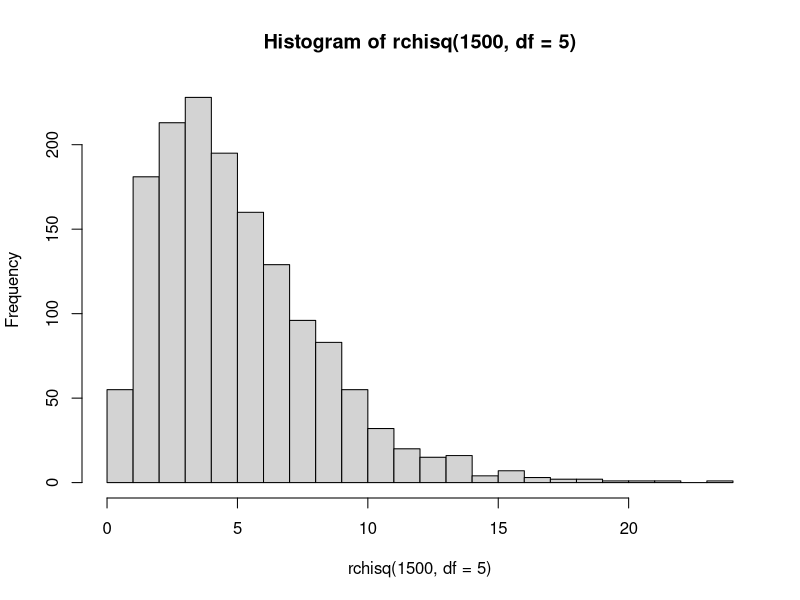

This figure's R source: (Note: this script raises an error after producing the figure.)
# Week1
# Practice
x = 1:100
sum(log(x))
363.7394

set.seed(42)
a_vector = rpois(250, lambda = 6)
sum(a_vector >= 5)
181

x = 1:100
i = seq(1, length(x), 2)
y1 = x[i] + 5 
y2 = x[-i] - 10
y = c(y1, y2)
c(y1, y2)
sd(y)
29.8481

quiz_list = list(
  x = c(1, 2),
  y = "Hello Quiz Taker",
  z = "z"
)

quiz_list$z
quiz_list[3] #  returns a list contain the 3rd element
quiz_list[[3]] #  returns the 3rd element of the list, in this case, a vector

hist(rchisq(1500, df = 5), breaks = 20)

#quiz
1
library(MASS)
View(Melanoma)
?Melanoma
sum(Melanoma$status[Melanoma$status == 1])
57

2
mean(Melanoma$age[Melanoma$status == 2])
50.00746

3
?mammals
mammals[which.max(mammals$brain / mammals$body),]
#body brain
#Ground squirrel 0.101     4


4
?iris
boxplot(hwy ~ drv, data = mpg)
par(mfrow = c(1, 4))
boxplot(iris$Sepal.Length)
boxplot(iris$Sepal.Width)
boxplot(iris$Petal.Length)
boxplot(iris$Petal.Width)
#Sepal.Length, Sepal.Width, Petal.Length, Petal.Width
boxplot(iris[, -5])

sd(iris$Petal.Length)
1.765298

5
set.seed(42)
z = list(
  round(rnorm(n = 25, 0, 5), 2),
  c(1, 1, 2, 3, 5, 8),
  sample(30)
)
(min(z[[1]]) + max(z[[2]]) + mean(z[[3]]))
10.22

7
?airquality
View(airquality)
mean(airquality$Wind[airquality$Month == 5])
mean(subset(airquality, Month == 5)$Wind)

11.62258

8
View(airquality)
airquality = na.omit(airquality)
?na.omit
mean(airquality$Ozone)
mean(airquality$Ozone, na.rm = TRUE)
42.0991

10
set.seed(1337)
x = rnorm(10000)
x
mean(x>2)
mean(abs(x)>2)
0.0444

11
set.seed(42)
x = rnorm(100, mean = 0, sd = 10)
mean(f(input = x)) - f()

f = function(input = 42){
  ifelse(input < 0, 0, input)
}

f()
-37.70725

12
set.seed(42)
y  = 5 * x0 + x1 + rnorm(n = 30, mean = 0 , sd = 1)
x0 = rep(1, 30)
x1 = seq(1, 30) ^ 2
mean(y)
320.2353

13
X = cbind(x0,x1)
sum(X[17, ] + X[19,])
sum(X[c(17, 19),])
652

14
beta_hat = solve(t(X) %*% X) %*% t(X) %*% y
sum(beta_hat)
6.427899
X
beta_hat

15
y_hat = X %*% beta_hat
sum((y - y_hat) ^ 2)
42.67698


# week2
# practice
pnorm(q = 4, mean = 5, sd = 3, lower.tail = FALSE)
0.6305587

y = -3 + 2.5 * 5
y
9.5

2

tree_md = lm(Girth ~ Height, data = trees)
coef(tree_md)
0.2557471

summary(tree_md)$r.squared
0.2696518

# quiz
y = 10 + 5 * x  
pnorm(q = -4, mean = 0, sd = 4)
0.1586553

x = -1
y 
pnorm(q = -2, mean = 0, sd = 4, lower.tail = FALSE)
0.6914625


x = -2
y
pnorm(q = 3, mean = 0, sd = 4, lower.tail = FALSE)
0.2266274

View(faithful)
faithful_md = lm(eruptions ~ waiting, data = faithful)
coef(faithful_md)[1]
-1.874016

coef(faithful_md)[2]
0.07562795 

predict(faithful_md, newdata = data.frame(waiting = 80))
4.17622

predict(faithful_md, newdata = data.frame(waiting = 120))
7.201338 

range(faithful$waiting)
80

n = nrow(faithful)
n
# calcualte RSS same as 
sum(resid(faithful_md) ^ 2)
(summary(faithful_md)$sigma) ^ 2 * (n-2)
66.56178

summary(faithful_md)$r.squared
0.8114608

sd(resid(faithful_md))
0.495596


# week3
pt(q = 1.3, df = 7, lower.tail = FALSE)
0.1173839

qt(p = 0.025, df = 9, lower.tail = FALSE)
2.262157

summary(tree_md)$coefficients[2, 4]
0.002757815

confint(tree_md, level = 0.9)[2,2] - confint(tree_md, level = 0.9)[2,1]
0.2656018

predict(tree_md, newdata = data.frame(Height = 79), interval = "confidence", level = 0.95)
#fit     lwr      upr
#1 14.01563 12.9048 15.12646

pt(q = 2.1, df = 5, lower.tail = FALSE) * 2
0.04487662
0.08975325



1 - (1 - 0.9) / 2
qt(0.95, df = 10 - 2)
1.859548

Sxx = 1.5
beta_1_sigma = sqrt(4 / Sxx)
beta_1_sigma
pnorm(q = 4.2, mean = 4, sd = beta_1_sigma, lower.tail = FALSE)
0.4512616

summary(faithful_md)$coefficients
summary(faithful_md)$coefficients[2, 2]
0.002218541

summary(faithful_md)$coefficients[1, 3]
-11.70212

summary(faithful_md)$coefficients[2, 3]
34.08904

confint(faithful_md, level = 0.9)
confint(faithful_md, level = 0.9)[1, 2]
-1.609697

#length of the margin of this interval
interval = confint(faithful_md, level = 0.95)[2, 2] - confint(faithful_md, level = 0.95)[2, 1]
margin = interval / 2
margin
0.00436784


predict(faithful_md, newdata = data.frame(waiting = 81), interval = "confidence", level = 0.9)
predict(faithful_md, newdata = data.frame(waiting = 81), interval = "confidence", level = 0.9)[,"lwr"]
4.189899

predict(faithful_md, newdata = data.frame(waiting = 72), interval = "prediction", level = 0.99)
predict(faithful_md, newdata = data.frame(waiting = 72), interval = "prediction", level = 0.99)[3]
4.861612

faithful_null = lm(eruptions ~ 1, data = faithful)
anova(faithful_null, faithful_md)

anova(faithful_null, faithful_md)[2, "Res.Df"]
anova(faithful_null, faithful_md)[2, "Df"]

# week4
# practice
pf(q = 2.7, df1 = 3, df2 = 5, lower.tail = FALSE)
0.1561342

ll_md = lm(Employed ~ GNP + Population + Armed.Forces, data = longley)
confint(ll_md, level = 0.9)
confint(ll_md, level = 0.9)[2, 1]
0.05579357

summary(ll_md)$coefficients
summary(ll_md)$coefficients[3, 2]
0.1859156

summary(ll_md)$coefficients[4, 4]
0.0970466

summary(ll_md)$fstatistic["value"]
238.5757 

n = 30
p = 9 + 1
pf(q = 2.4, df1 = p - 1, df2 = n - p, lower.tail = FALSE)
0.04943057

n = 20
p = 5 + 1
# for SLR, Follow ~ t n-2, MLR: ~ t n - p 
pt(q = -1.3, df = n - p) * 2
0.2145976

set.seed(42)
x_values = data.frame(
  x0 = rep(1, 15),
  x1 = runif(15),
  x2 = runif(15),
  x3 = runif(15))


sigma = 3
beta_0 = 3
beta_1 = 2
beta_2 = 0.5
beta_3 = 5


x0 = rep(1, 15)
x1 = runif(15)
x2 = runif(15)
x3 = runif(15)
X
X = cbind(x0, x1, x2, x3)
# or 
X = as.matrix(cbind(rep(1, 15), x_values))

C = solve(t(X) %*% X)


sqrt(sigma ^ 2 * C[3, 3])
2.47399


ss_md = lm(Fertility ~ ., data = swiss)
?swiss
summary(ss_md)
newdata = data.frame(Agriculture = 54, Examination = 23, Education = 13, Catholic = 60, Infant.Mortality = 24)
predict(ss_md, newdata = newdata)
72.46069 

confint(ss_md, level = 0.99)[5, 2]
0.1993532

summary(ss_md)$coefficients
summary(ss_md)$coefficients[3, 4]
0.3154617

predict(ss_md, newdata = data.frame(Agriculture = 40, Examination = 28, Education = 10, Catholic = 42, Infant.Mortality = 27), interval = "confidence", level = 0.95)[,"lwr"]
69.4446

predict(ss_md, newdata = data.frame(Agriculture = 40, Examination = 28, Education = 10, Catholic = 42, Infant.Mortality = 27), interval = "prediction", level = 0.95)[, "lwr"]
60.96392

summary(ss_md)$fstatistic["value"]
19.76106

ss_null = lm(Fertility ~ Education + Catholic + Infant.Mortality, data = swiss)
anova(ss_null, ss_md)
anova(ss_null, ss_md)[2, "Pr(>F)"]
0.05628314

# midterm 
set.seed(42)
pnorm(q = 4, mean = 3, sd = sqrt(11), lower.tail = FALSE)
0.3815123

set.seed(42)
l = rnorm(n = 350, mean = 3, sd = sqrt(11))
mean(l > 4)
          
(some_fun() + some_fun(arg1 = 1:4, arg2 = 4)) / some_fun(arg1 = 1:9, arg2 = 2)
some_fun = function(arg1 = 1, arg2 = 2){
  mean(arg1 / arg2)
}
0.45

omd = lm(circumference ~ age, data = Orange)
summary(omd)$r.squared
0.8345167

range(Orange$age)
predict(omd, newdata = data.frame(age = 400))
60.10778 

confint(omd, level = 0.9)
confint(omd, level = 0.9)[2, 1]

predict(omd, newdata = data.frame(age = 250), interval = "confidence", level = 0.9)[,"lwr"]
32.48418

predict(omd, newdata = data.frame(age = 400), interval = "prediction", level = 0.99)[,"upr"]
126.9615

beta_1_hat = summary(omd)$coefficients["age", "Estimate"]
beta_1_se = summary(omd)$coefficients[2, 2]
beta_1_hat
beta_1_se

t = (beta_1_hat - 0.123) / beta_1_se
n = length(resid(omd))
pt(abs(t), df = n - 2, lower.tail = FALSE) * 2
0.05837492

pnorm(q = 1, mean = 0, sd = 2)
0.6914625

2 + 1.5 * 1 - 2.1 * 2 + 3.2 * 3 
pnorm(q = 11 - 8.9, mean = 0, sd = 2, lower.tail = FALSE)
0.1468591

set.seed(420)
x_values = data.frame(
  x1 = rnorm(10),
  x2 = runif(10),
  x3 = runif(10),
  x4 = runif(10)
)
X = as.matrix(cbind(rep(1, 10), x_values))
X
C = solve(t(X) %*% X)
beta_2_hat_sigma = sqrt(9 * C[3, 3])
beta_2_hat_sigma
4.45513

1 - (1 - 0.9) / 2

n = 15
p = 4 + 1
crit = qt(0.95, df = n - p) 
crit
1.812461

library(MASS)
?Boston
bs_md = lm(medv ~ rm + nox, data = Boston)
summary(bs_md)$r.squared
0.535438

bs_md2 = lm(medv ~ lstat + rm + crim + tax + nox, data = Boston)
summary(bs_md2)
summary(bs_md2)$coefficients["tax", 4]
0.003344395

bs_mdn = lm(medv ~ lstat + rm, data = Boston)
anova(bs_mdn, bs_md2)
anova(bs_mdn, bs_md2)[2, "F"]
md2
anova(bs_mdn, bs_md2)[2, "RSS"]


# week7
# practice
?ToothGrowth
View(ToothGrowth)
is.factor(ToothGrowth$supp)
tg_md = lm(len ~ dose * supp, data = ToothGrowth)
summary(tg_md)
coef(tg_md)
coef(tg_md)["dose"]
7.811429

coef(tg_md)[2] + coef(tg_md)[4]
11.71571 

tg_add = lm(len ~ dose + supp, data = ToothGrowth)
anova(tg_add, tg_md)
anova(tg_add, tg_md)[2, "Pr(>F)"]
summary(tg_md)$coefficients[4, 4]
0.02463136

is.factor(ToothGrowth$dose)
ToothGrowth$dose = as.factor(ToothGrowth$dose)
levels(ToothGrowth$dose)
tg_dd = lm(len ~ dose + supp, data = ToothGrowth)
summary(tg_dd)
coef(tg_dd)[2] - coef(tg_dd)[3]
-6.365

fit = lm(len ~ as.factor(dose) + supp, data = ToothGrowth)
tg_dd2 = lm(len ~ 0 + dose + supp, data = ToothGrowth)
summary(tg_dd2)
coef(tg_dd2)[3]
27.95 

# quiz
library(MASS)
?cats
cat_sim = lm(Hwt ~ Bwt, data = cats)
is.factor(cats$Sex)
cat_add = lm(Hwt ~ Bwt + Sex, data = cats)
cat_int = lm(Hwt ~ Bwt * Sex, data = cats)

summary(cat_sim)
coef(cat_sim)[2]
4.034063 

summary(cat_int)
coef(cat_int)[2]
2.636414

coef(cat_int)[2] + coef(cat_int)[4]
coef(cat_int)[4]
4.312679 

coef(cat_add)
0

anova(cat_add, cat_int)
anova(cat_add, cat_int)[2, "F"]
4.007712

int

iris_add = lm(Sepal.Length ~ Petal.Length + Species, data = iris)
levels(iris$Species)
predict(iris_add, newdata = data.frame(Petal.Length = 5.10, Species = "versicolor"))
6.695834 

predict(iris_add, newdata = data.frame(Petal.Length = 5.10, Species = "versicolor"))
confint(iris_add, level = 0.9)[4, 1]
-2.570345

iris_no = lm(Sepal.Length ~ Petal.Length, data = iris)
anova(iris_no, iris_add)[2, "F"]
34.32311

iris_int = lm(Sepal.Length ~ Petal.Length * Species, data = iris)
length(coef(iris_int))
6

predict(iris_int, newdata = data.frame(Petal.Length = 5.10, Species = "versicolor"), interval = "prediction", level = 0.99)
7.546683

summary(iris_int)
summary(iris_int)$coefficients[2, 1] + summary(iris_int)$coefficients[5, 1]
0.828281

anova(iris_add, iris_int)
add

ss_md_3 = lm(Fertility ~ (Education + Catholic + Infant.Mortality) ^ 3, data = swiss)
cf = summary(ss_md_3)$coefficients
cf[2, 1] + cf[5, 1] * 90 + cf[6, 1] * 20 + cf[8, 1] * 90 * 20
-1.180297

cf[8, 4]
0.3912921

# week8
# practice
x = 3
y = 5 - 2 * x
y
pnorm(q = 2, mean = 0, sd = sqrt(0.75),lower.tail = FALSE)
0.01046067

gen_data = function(sample_size = 20, seed = 420) {
  set.seed(seed)
  x = runif(n = sample_size, min = 0, max = 3)
  y = exp(2 + 3 * x + 0.35 * x ^ 2 + rnorm(n = sample_size, sd = 3))
  data.frame(x = x, y = y)
}

quiz_data = gen_data()
quiz_md = lm(y ~ x, data = quiz_data)

hatvalues(quiz_md)
which.max(hatvalues(quiz_md))

cooks.distance(quiz_md)
which.max(cooks.distance(quiz_md))
cooks.distance(quiz_md)[which.max(hatvalues(quiz_md))]
1.966891 

shapiro.test(resid(quiz_md))
names(shapiro.test(resid(quiz_md)))
shapiro.test(resid(quiz_md))$p.value
0.004583584

quiz_log = lm(log(y) ~ x + I(x ^ 2), data = quiz_data)
shapiro.test(resid(quiz_log))$p.value
# fail to reject h0, not suspect

sum((quiz_data$y - exp(fitted(quiz_log))) ^ 2) / 1000000000
42.27957

# quiz
gen_data_1 = function(sample_size = 25, seed = 420) {
  set.seed(seed)
  x = runif(n = sample_size, min = 0, max = 3)
  y = 2 + 3 * x + rnorm(n = sample_size)
  data.frame(x = x, y = y)
}

gen_data_2 = function(sample_size = 25, seed = 420) {
  set.seed(seed)
  x = runif(n = sample_size, min = 0, max = 3)
  y = 2 + 3 * x + rt(n = sample_size, df = 2)
  data.frame(x = x, y = y)
}

data_1 = gen_data_1()
data_2 = gen_data_2()

md1 = lm(y ~ x, data = data_1)
md2 = lm(y ~ x, data = data_2)
qqnorm(resid(md1))
qqline(resid(md1))

qqnorm(resid(md2))
qqline(resid(md2))

shapiro.test(resid(md1))
shapiro.test(resid(md2))
# md2

gen_data_2 = function(sample_size = 100, seed = 420) {
  set.seed(seed)
  x = runif(n = sample_size, min = 0, max = 3)
  y = 2 + 3 * x + rnorm(n = sample_size)
  data.frame(x = x, y = y)
}

gen_data_1 = function(sample_size = 100, seed = 420) {
  set.seed(seed)
  x = runif(n = sample_size, min = -3, max = 0)
  y = 2 + 3 * x + sqrt(abs(x * rnorm(n = sample_size)))
  data.frame(x = x, y = y)
}

data_1 = gen_data_1()
data_2 = gen_data_2()

md1 = lm(y ~ x, data = data_1)
md2 = lm(y ~ x, data = data_2)


plot(fitted(md1), resid(md1))
abline(h = 0)
plot(fitted(md2), resid(md2))
abline(h = 0)

library(lmtest)
bptest(md1)
bptest(md2)
# md1

pnorm(-2, mean = 0, sd = 3)
pnorm(-12, mean = -10, sd = 3)
0.2524925

life_md = lm(sr ~ ., data = LifeCycleSavings)
rstandard(life_md)[abs(rstandard(life_md)) < 2] 
mean(abs(rstandard(life_md)) < 2)
0.96

which.max(rstandard(life_md))
Zambia 

sum(hatvalues(life_md) > 2 * mean(hatvalues(life_md)))
4

which.max(hatvalues(life_md))
Libya

cooks.distance(life_md)
cooks.distance(life_md)[which.max(cooks.distance(life_md))]
max(cooks.distance(life_md))
0.2680704 

cd_life = cooks.distance(life_md)
cd_life > 4 / length(cd_life)

life_fix = lm(sr ~ ., data = LifeCycleSavings, 
              subset = cd_life <= 4 / length(cd_life))
coef(life_fix)
sum(coef(life_fix))
19.63769

airquality = na.omit(airquality)
air_md = lm(Ozone ~ Temp + I(Temp ^ 2), data = airquality)
air_single = lm(Ozone ~ Temp, data = airquality)
anova(air_single, air_md)[2, "Pr(>F)"]
0.0004941148

air_4 = lm(Ozone ~ poly(Temp, 4, raw = TRUE), data = airquality)
summary(air_4)
anova(air_md, air_4)[2, "Pr(>F)"]
0.02436082

shapiro.test(resid(air_4))
#reject H0, suspect

air_log = lm(log(Ozone) ~ Temp, data = airquality)
shapiro.test(resid(air_log))
# fail to reject H0, not suspect

exp(predict(air_log, newdata = data.frame(Temp = 84), interval = "prediction", level =0.9))[,"upr"]
122.1224

exp(predict(air_log, newdata = data.frame(Temp = 84), interval = "prediction", level =0.9)[,"upr"])


airquality$Ozone[fitted(air_log) < 3.5] 

fitted(air_log)[fitted(air_log) < 3.5] - airquality$Ozone[fitted(air_log) < 3.5]

length(fitted(air_log)[fitted(air_log) < 3.5])
length(airquality$Ozone)

var(resid(air_log)[fitted(air_log) < 3.5] )/ var(resid(air_log)[fitted(air_log) > 3.5] )
var(resid(air_log)[fitted(air_log) < 3.5] )/ var(resid(air_log)[fitted(air_log) > 3.5] )
1.353182

#week9
# practice
gen_data = function() {
  n = 50
  x1 = runif(n)
  x2 = runif(n)
  x3 = runif(n)
  x4 = runif(n)
  x5 = x4 + rnorm(n, sd = 0.05)
  x6 = runif(n)
  y = x1 + x3 + x5 + rnorm(n)
  data.frame(y, x1, x2, x3, x4, x5, x6)
}
set.seed(42)
quiz_data = gen_data()

cor(resid(lm(y ~ .- x1, data = quiz_data)), resid(lm(x1 ~ . - y, data = quiz_data)))
0.2024066

quiz_md = lm(y ~ ., data = quiz_data)
vif(quiz_md)["x5"]
39.87626 

quiz_123 = lm(y ~ x1 + x2 + x3, data = quiz_data)
summary(quiz_123)

names(quiz_123)
extractAIC(quiz_123)
extractAIC(quiz_md)
sum(resid(quiz_md) ^ 2)
39.66296
AIC(quiz_123)

quiz_124 = lm(y ~ x1 + x2 + x3, data = quiz_data)
quiz_3456 = lm(y ~ x3 + x4 + x5 + x6, data = quiz_data)
summary(quiz_124)$adj.r.squared
summary(quiz_3456)$adj.r.squared
0.1390175

summary(quiz_md)
quiz_select = step(quiz_md, direction = "backward", trace = 0)
quiz_select
calc_loocv_rmse = function(model) {
  sqrt(mean((resid(model) / (1 - hatvalues(model))) ^ 2))
}
calc_loocv_rmse(quiz_select)

0.9785782

# quiz
car_add = lm(mpg ~ ., data = mtcars)
max(vif(car_add))
21.62024

summary(car_add)$adj.r.squared
0.8066423

calc_loocv_rmse(car_add)
3.490209

car_select = step(car_add, direction = "backward", trace = 0)
summary(car_select)
#wt qsec am

calc_loocv_rmse(car_select)
2.688538

max(vif(car_select))
2.541437

n = length(resid(car_add))
car_no = lm(mpg ~ 1, data = mtcars)
car_fb = step(car_no, scope = mpg ~ cyl + disp + hp + drat + wt + qsec + vs + am + gear + carb, direction = "forward", k = log(n))
summary(car_fb)

summary(car_add)
# wt cyl

calc_loocv_rmse(car_fb)
2.715962

cor(resid(lm(sr ~ . - ddpi, data = LifeCycleSavings)), resid(lm(ddpi ~ . - sr, data = LifeCycleSavings)))
0.2972201

life_int = lm(sr ~ . ^ 2, data = LifeCycleSavings)
summary(life_int)$adj.r.squared
0.261233

n = length(resid(life_int))
life_bb = step(life_int, direction = "backward", k = log(n), trace = 0)
summary(life_bb)
# pop15, dpi, ddpi, dpi:ddpi

life_ba = step(life_int, direction = "backward", trace = 0)
summary(life_ba)
# pop15, dpi, ddpi, dpi:ddpi

calc_loocv_rmse(life_int)
calc_loocv_rmse(life_ba)
calc_loocv_rmse(life_md)
summary(life_md)
3.833628

summary(life_int)$adj.r.squared
summary(life_ba)$adj.r.squared
summary(life_md)$adj.r.squared
0.3188961

# week10
# practice
eta = 2 + -1 * 1 + -1 * 0
eta
p = 1 / (1 + exp(-eta))
p
0.7310586

make_sim_data = function(n = 100) {
  x1 = rnorm(n = n)
  x2 = rnorm(n = n, sd = 2)
  x3 = rnorm(n = n, sd = 3)
  x4 = rnorm(n = n)
  x5 = rnorm(n = n)
  x6 = rnorm(n = n)
  x7 = rnorm(n = n)
  eta = -1 + 0.75 * x2 + 2.5 * x6
  p = 1 / (1 + exp(-eta))
  y = rbinom(n = n, 1, prob = p)
  data.frame(y, x1, x2, x3, x4, x5, x6, x7)
}

set.seed(1)
quiz_data = make_sim_data()

quiz_md = glm(y ~ ., data = quiz_data, family = "binomial")
summary(quiz_md)
coef(quiz_md)["x2"]
0.8839991 

summary(quiz_md)$coefficients[4, 4]
0.2395128

n = length(resid(quiz_md))
quiz_select = step(quiz_md, direction = "backward", k = log(n), trace = 0)
summary(quiz_select)
anova(quiz_select, quiz_md, test = "LRT")[2, "Pr(>Chi)"]
0.7695132

library(boot)
set.seed(1)
cv.glm(quiz_data, quiz_md, K = 5)$delta[1]

# quiz
beta_0 = -3
beta_1 = 1
beta_2 = 2
beta_3 = 3

x1 = -1
x2 = 0.5
x3 = 0.25

eta = beta_0 + beta_1 * x1 + beta_2 * x2 + beta_3 * x3
eta
p = 1 / (1 + exp(-eta))
1 - p
0.9046505

car_glm = glm(am ~ mpg + hp + qsec, data = mtcars, family = "binomial")
coef(car_glm)["qsec"]
-4.040952 

coef(car_glm)["mpg"]
2.29643 

predict(car_glm, newdata = data.frame(mpg = 19, hp = 150, qsec = 19))
predict(car_glm, newdata = data.frame(mpg = 19, hp = 150, qsec = 19), type = "link")
-8.338686 

predict(car_glm, newdata = data.frame(mpg = 22, hp = 123, qsec = 18), type = "response")
0.916414 

car_null = glm(am ~ 1, data = mtcars, family = "binomial")
anova(car_null, car_glm, test = "LRT")[2, "Deviance"]
35.74953

summary(car_glm)$coefficients[3, 4]
0.8771707

library(MASS)
?Pima.tr
pima_glm = glm(type ~ glu + ped + I(glu ^ 2) + I(ped ^ 2) + glu : ped, data = Pima.tr, family = "binomial")
summary(pima_glm)
coef(pima_glm)["I(ped^2)"]
-0.3595626 

mean(predict(pima_glm, data = Pima.te, type = "response") > 0.8)
mean(predict(pima_glm, newdata = Pima.te, type = "response") > 0.8)
0.07228916

pima_all = glm(type ~ ., data = Pima.tr, family = "binomial")
pima_ba = step(pima_all, direction = "backward", trace = 0)
coef(pima_ba)
length(coef(pima_ba)) - 1
5

pima_big = glm(type ~ . ^ 2, data = Pima.tr, family = "binomial")
summary(pima_big)
pima_ba2 = step(pima_big, trace = 0)
summary(pima_ba2)
deviance(pima_ba2)
162.6924

library(MASS)
library(boot)

# fit the models here

set.seed(42)
cv.glm(Pima.tr,pima_glm, K = 5)$delta[1]
set.seed(42)
cv.glm(Pima.tr, pima_all, K = 5)$delta[1]
set.seed(42)
cv.glm(Pima.tr, pima_ba, K = 5)$delta[1]
set.seed(42)
cv.glm(Pima.tr, pima_big, K = 5)$delta[1]
set.seed(42)
cv.glm(Pima.tr, pima_ba2, K = 5)$delta[1]
0.1597213




Pima.te$type
pima_tst_pred = ifelse(predict(pima_all, Pima.te, type = "response") > 0.5, 
                       "Yes", 
                       "No")
mean(pima_tst_pred!= Pima.te$type)
0.1987952

make_conf_mat = function(predicted, actual) {
  table(predicted = predicted, actual = actual)
}

cont_mat = make_conf_mat(predicted = pima_tst_pred, actual = Pima.te$type)
get_sens = function(conf_mat) {
  conf_mat[2, 2] / sum(conf_mat[, 2])
}

get_sens(cont_mat)
0.6055046

pima_tst_pred_30 = ifelse(predict(pima_all, Pima.te, type = "response") > 0.3, 
                       "Yes", 
                       "No")
cont_mat_30 = make_conf_mat(predicted = pima_tst_pred_30, actual = Pima.te$type)
get_sens(cont_mat_30)
0.7981651

### twice
#7
View(ToothGrowth)
as.numeric(ToothGrowth$dose)
tooth_md = lm(len ~ dose + supp + dose : supp, data = ToothGrowth)
summary(tooth_md)$coefficients[2, 1]

coef(tooth_md)["dose"] + coef(tooth_md)["dose:suppVC"]

summary(tooth_md)$coefficients[4, 4]

ToothGrowth$dose = as.factor(ToothGrowth$dose)
tooth_add = lm(len ~ dose + supp, data = ToothGrowth)
summary(tooth_add)
coef(tooth_add)["dose1"] - coef(tooth_add)["dose2"]

tooth_2 = lm(len ~ 0 + dose + supp, data = ToothGrowth)
summary(tooth_2)
coef(tooth_2)["dose2"]


library(MASS)
?cats
cat_sim = lm(Hwt ~ Bwt, data = cats)
cat_add = lm(Hwt ~ Bwt + Sex, data = cats)
cat_int = lm(Hwt ~ Bwt * Sex, data = cats)

summary(cat_sim)
coef(cat_sim)["Bwt"]

summary(cat_int)
coef(cat_int)["Bwt"]

coef(cat_int)["Bwt"] + coef(cat_int)["Bwt:SexM"]

iris_add = lm(Sepal.Length ~ Petal.Length + Species, data = iris)
summary(iris_add)

predict(iris_add, newdata = data.frame(Petal.Length = 5.10, Species = "versicolor"))

predict(iris_add, newdata = data.frame(Petal.Length = 5.10, Species = "versicolor"))

confint(iris_add, level = 0.9)[4, 1]

iris_no = lm(Sepal.Length ~ Petal.Length, data = iris)
anova(iris_no, iris_add)[2, "F"]

iris_int = lm(Sepal.Length ~ Petal.Length * Species, data = iris)
length(coef(iris_int)) - 1

predict(iris_int, newdata = data.frame(Petal.Length = 5.10, Species = "versicolor"), interval = "prediction", level = 0.99)[,"upr"]
summary(iris_int)
coef(iris_int)["Petal.Length"] + coef(iris_int)["Petal.Length:Speciesversicolor"]

swiss_md = lm(Fertility ~  (Education + Catholic + Infant.Mortality) ^ 3, data = swiss)
summary(swiss_md)

swiss_md2 = lm(Fertility ~  (Education + Catholic + Infant.Mortality) ^ 2, data = swiss)
anova(swiss_md2, swiss_md)

pnorm(2, mean = 0, sd = sqrt(0.75), lower.tail = FALSE)

gen_data = function(sample_size = 20, seed = 420) {
  set.seed(seed)
  x = runif(n = sample_size, min = 0, max = 3)
  y = exp(2 + 3 * x + 0.35 * x ^ 2 + rnorm(n = sample_size, sd = 3))
  data.frame(x = x, y = y) } 



quiz_data = gen_data()
quiz_md = lm(y ~ x, data = quiz_data)
cooks.distance(quiz_md)[which.max(hatvalues(quiz_md))]

quiz_log = lm(log(y) ~ x + I(x ^ 2), data = quiz_data)
shapiro.test(resid(quiz_log))

fitted(quiz_log)
sum((quiz_data$y - exp(fitted(quiz_log))) ^ 2) / 1000000000

quiz_data$y

gen_data_1 = function(sample_size = 25, seed = 420) {
  set.seed(seed)
  x = runif(n = sample_size, min = 0, max = 3)
  y = 2 + 3 * x + rnorm(n = sample_size)
  data.frame(x = x, y = y)
}
gen_data_2 = function(sample_size = 25, seed = 420) {
  set.seed(seed)
  x = runif(n = sample_size, min = 0, max = 3)
  y = 2 + 3 * x + rt(n = sample_size, df = 2)
  data.frame(x = x, y = y)
}

data_1 = gen_data_1()
data_2 = gen_data_2()
md1 = lm(y ~ x, data = data_1)
md2 = lm(y ~ x, data = data_2)

qqnorm(resid(md1), main = "Normal Q-Q Plot, fit_1", col = "darkgrey")
qqline(resid(md1), col = "dodgerblue", lwd = 2)

qqnorm(resid(md2), main = "Normal Q-Q Plot, fit_2", col = "darkgrey")
qqline(resid(md2), col = "dodgerblue", lwd = 2)
shapiro.test(resid(md1))
shapiro.test(resid(md2))

pnorm(-2, mean = 0, sd = 3)

life_md = lm(sr ~ ., data = LifeCycleSavings)
mean(abs(rstandard(life_md)) < 2)

sum(hatvalues(life_md) > 2 * mean(hatvalues(life_md)))

cd_life = cooks.distance(life_md)
life_fix = lm(sr ~ .,
                    data = LifeCycleSavings,
                    subset = cd_life <= 4 / length(cd_life))
sum(coef(life_fix))

rm(airquality)
airquality = na.omit(airquality)
air_md = lm(Ozone ~ Temp + I(Temp ^ 2), data = airquality)
summary(air_md)

air_4 = lm(Ozone ~ poly(Temp, 4, raw = TRUE), data = airquality)
anova(air_md, air_4)

air_log = lm(log(Ozone) ~ Temp, data = airquality )
exp(predict(air_log, newdata = data.frame(Temp = 84), interval = "prediction", level = 0.9)[,"upr"])

airquality$Ozone[(fitted(air_log) < 3.5)] - exp(fitted(air_log) < 3.5)

var(resid(air_log)[(fitted(air_log) < 3.5)]) / var(resid(air_log)[(fitted(air_log) > 3.5)])

# week9
gen_data = function() {
  n = 50
  x1 = runif(n)
  x2 = runif(n)
  x3 = runif(n)
  x4 = runif(n)
  x5 = x4 + rnorm(n, sd = 0.05)
  x6 = runif(n)
  y = x1 + x3 + x5 + rnorm(n)
  data.frame(y, x1, x2, x3, x4, x5, x6)
}
set.seed(42)
quiz_data = gen_data()

x5_mod = lm(x5 ~ . - y, data = quiz_data)
1 / (1 - summary(x5_mod)$r.squared)

quiz_all = lm(y ~ ., data = quiz_data)
quiz_123 = lm(y ~ x1 + x2 + x3, data = quiz_data)
AIC(quiz_all)
AIC(quiz_123)

sum(resid(quiz_all) ^ 2)

# week10
make_sim_data = function(n = 100) {
  x1 = rnorm(n = n)
  x2 = rnorm(n = n, sd = 2)
  x3 = rnorm(n = n, sd = 3)
  x4 = rnorm(n = n)
  x5 = rnorm(n = n)
  x6 = rnorm(n = n)
  x7 = rnorm(n = n)
  eta = -1 + 0.75 * x2 + 2.5 * x6
  p = 1 / (1 + exp(-eta))
  y = rbinom(n = n, 1, prob = p)
  data.frame(y, x1, x2, x3, x4, x5, x6, x7)
}
set.seed(1)
quiz_data = make_sim_data()

quiz_glm = glm(y ~ ., data = quiz_data, family = "binomial")
coef(quiz_glm)
